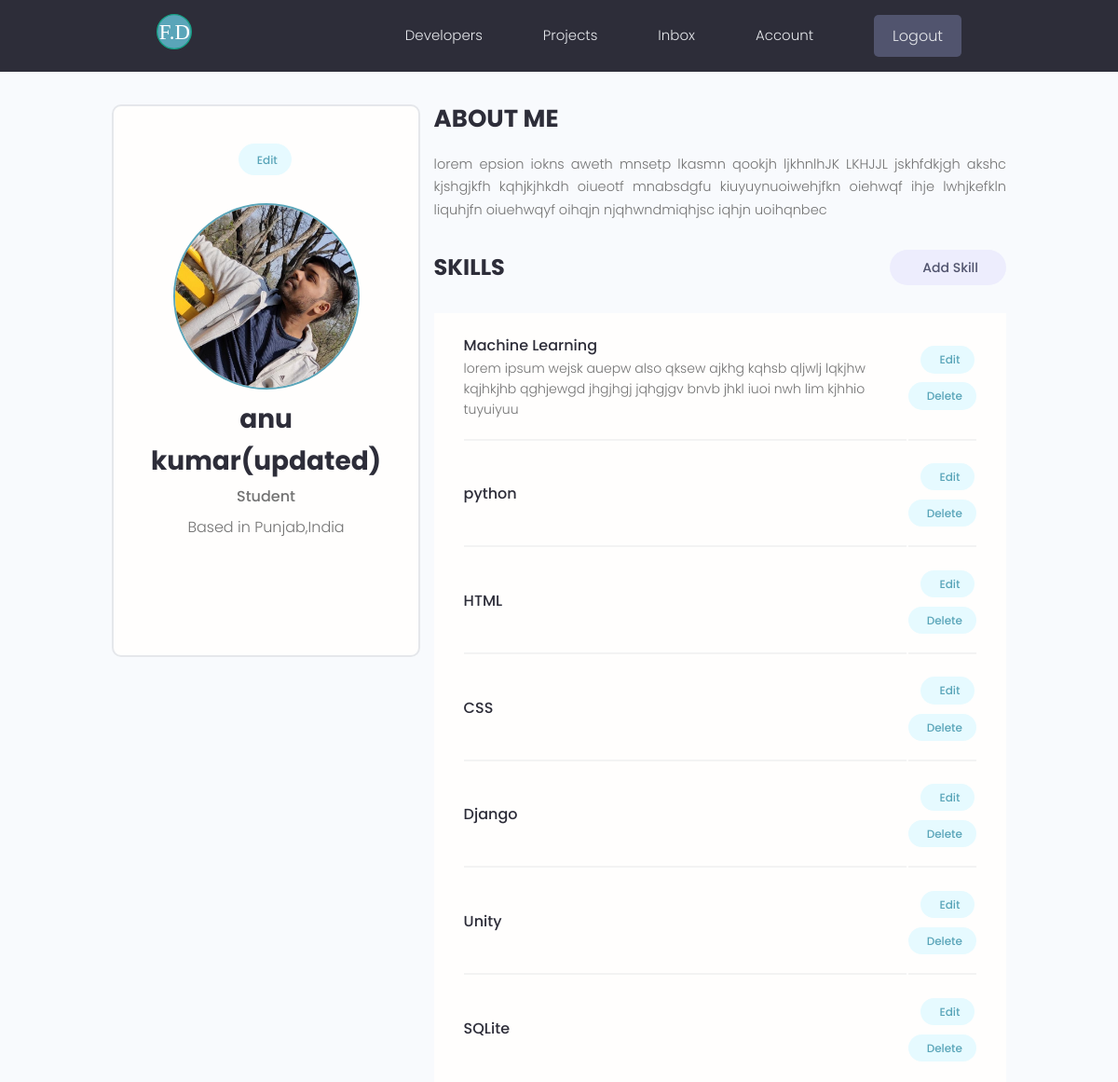
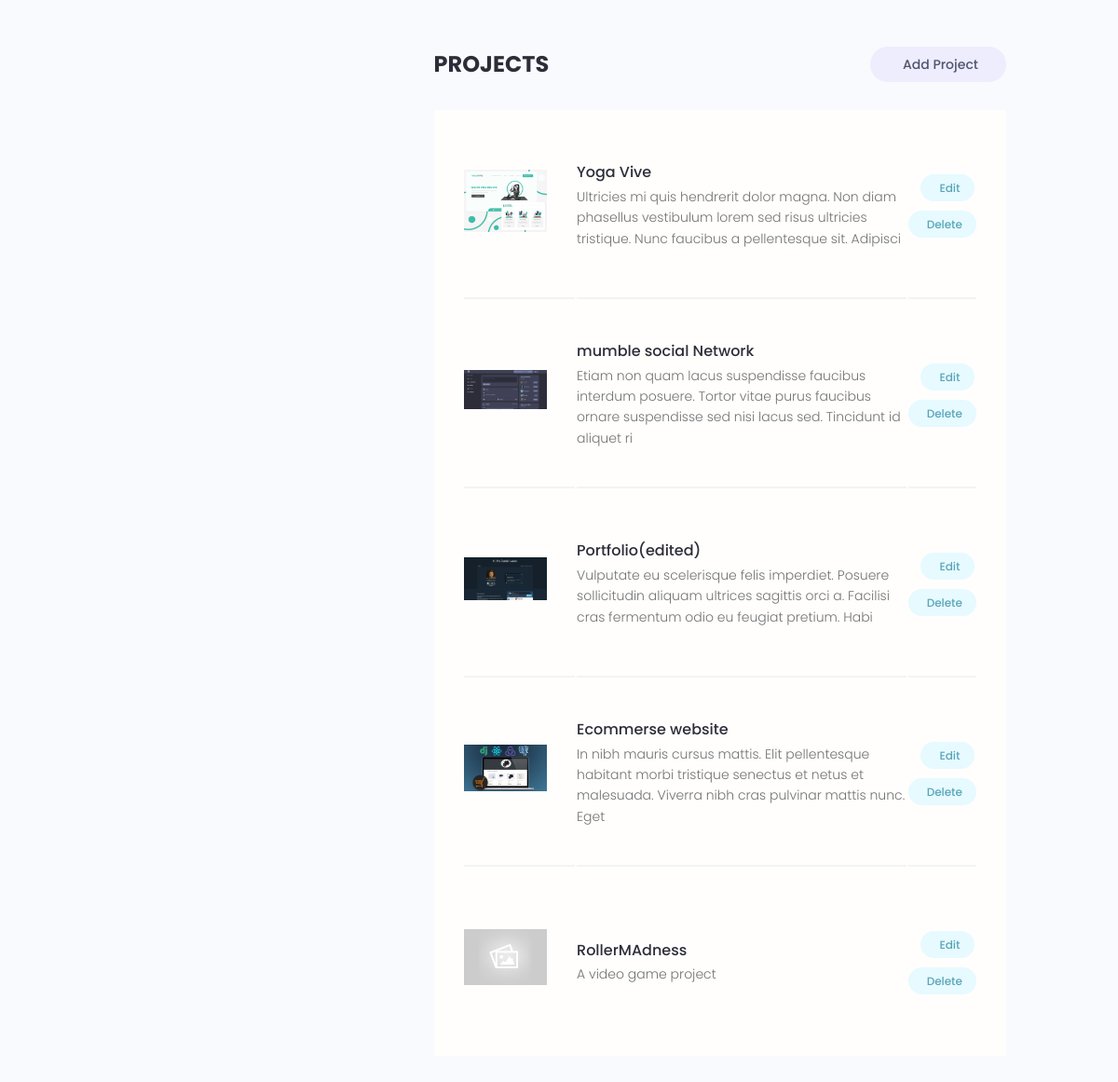
The app's page /account/ (signed in) with its own data (2 pictures, top to bottom).
### users/models.py (models this page shows, shortened)
class Profiles(models.Model):
    user = models.OneToOneField(User , on_delete = models.CASCADE ,null= True , blank=True)
    name = models.CharField(max_length=200 , blank=True ,null=True)
    email = models.EmailField(max_length=500 ,blank=True, null=True)
    username = models.CharField(max_length=200 , blank=True ,null=True)
    location = models.CharField(max_length=200 , blank=True ,null=True)
    short_intro = models.CharField(max_length=200 , blank=True ,null=True)
    bio = models.TextField(blank=True, null=True)
    profile_image = models.ImageField(null=True, blank =True ,upload_to ='profiles/',default='profiles/user-default.png')
    social_github = models.CharField(max_length=200,blank=True,null=True)
    social_twitter = models.CharField(max_length=200,blank=True,null=True)
    social_linkdin = models.CharField(max_length=200,blank=True,null=True)
    social_youtube = models.CharField(max_length=200,blank=True,null=True)
    social_website = models.CharField(max_length=200,blank=True,null=True)
    created = models.DateTimeField(auto_now_add=True)
    id = models.UUIDField(default=uuid.uuid4,unique=True,primary_key=True,editable=False)
    class Meta:
        ordering=['created']
    @property
    def imageURL(self):
        try:
            url = self.profile_image.url
        except:
            url=""
        return url

class Skill(models.Model):
    owner = models.ForeignKey(Profiles,on_delete=models.CASCADE,null=True,blank=True)
    name =  models.CharField(max_length=200,blank=True,null=True)
    description = models.TextField(null =True,blank=True)
    created = models.DateTimeField(auto_now_add=True)
    id = models.UUIDField(default=uuid.uuid4,unique=True,primary_key=True,editable=False)

### projects/models.py (models this page shows, shortened)
class Project(models.Model):
    owner =models.ForeignKey(Profiles, null=True , blank= True , on_delete=models.CASCADE)
    title = models.CharField(max_length=200)
    description = models.TextField(null=True,blank=True)
    featured_image=models.ImageField(null=True,blank=True,default='default.jpg')
    demo_link = models.CharField(max_length=2000 , null=True , blank=True)
    source_link = models.CharField(max_length=2000,null=True,blank=True)
    tags=models.ManyToManyField('Tag',blank=True)
    vote_total = models.IntegerField(default=0 ,null= True,blank=True)
    vote_ratio = models.IntegerField(default=0 ,null= True,blank=True)
    created = models.DateTimeField(auto_now_add=True)
    id = models.UUIDField(default=uuid.uuid4,unique=True,primary_key=True,editable=False)
    class Meta:
        ordering=['-vote_ratio','-vote_total','title']
    @property
    def imageURL(self):
        try:
            url = self.featured_image.url
        except:
            url=""
        return url

### users/views.py (the view)
# urls.py: path('account/',views.userAccount, name="account"),
@login_required(login_url='login')
def userAccount(request):
    profile = request.user.profiles
    skills = profile.skill_set.all()
    projects = profile.project_set.all()
    context={'profile':profile , 'skills':skills , 'projects':projects}
    return render(request , 'users/account.html', context )

### users/templates/users/account.html (shortened to what this page needs)
{% extends "main.html" %}
{% block content %}
  <main class="settingsPage profile my-md">
    <div class="container">
      <div class="layout">
        <div class="column column--1of3">
          <div class="card text-center">
            <div class="card__body dev">
              <a class="tag tag--pill tag--main settings__btn" href="{% url 'edit-account' %}"> Edit</a>
              <img class="avatar avatar--xl dev__avatar" src="{{profile.imageURL}}" />
              <h2 class="dev__name">{{profile.name}}</h2>
              <p class="dev__title">{{profile.short_intro}}</p>
              <p class="dev__location">Based in {{profile.location}}</p>
              <ul class="dev__social">
              </ul>
            </div>
          </div>
        </div>
        <div class="column column--2of3">
          <div class="devInfo">
            <h3 class="devInfo__title">About Me</h3>
            <p class="devInfo__about">
              {{profile.bio}}
          </div>
          <div class="settings">
            <h3 class="settings__title">Skills</h3>
            <a class="tag tag--pill tag--sub settings__btn tag--lg" href="{% url 'create-skill' %}"> Add Skill</a>
          </div>
          <table class="settings__table">
            {% for skill in skills %}
            <tr>
              <td class="settings__tableInfo">
                <h4>{{skill.name}}</h4>
                <p>
                  {{skill.description}}
                </p>
              </td>
              <td class="settings__tableActions">
                <a class="tag tag--pill tag--main settings__btn" href="{% url 'update-skill' skill.id %}"> Edit</a>
                <a class="tag tag--pill tag--main settings__btn" href="{% url 'delete-skill' skill.id %}?next=/account">
                  Delete</a>
              </td>
            </tr>
            {% endfor %}
          </table>
          <div class="settings">
            <h3 class="settings__title">Projects</h3>
            <a class="tag tag--pill tag--sub settings__btn tag--lg" href="{% url 'create-project' %}"> Add Project</a>
          </div>
          <table class="settings__table">
            {% for project in projects %}
            <tr>
              <td class="settings__thumbnail">
                <a href="{% url 'project' project.id %}"><img src="{{project.imageURL}}" alt="Project Thumbnail" /></a>
              </td>
              <td class="settings__tableInfo">
                <a href="{% url 'project' project.id %}">{{project.title}}</a>
                <p>
                  {{project.description|slice:"150"}}
                </p>
              </td>
              <td class="settings__tableActions">
                <a class="tag tag--pill tag--main settings__btn" href="{% url 'update-project' project.id %}"> Edit</a>
                <a class="tag tag--pill tag--main settings__btn" href="{% url 'delete-project' project.id %}?next=/account">
                  Delete</a>
              </td>
            </tr>
            {% endfor %}
          </table>
        </div>
      </div>
    </div>
  </main>
  {% endblock %}

### static/styles/app.css (style rules this page uses)
:root { --color-sub: #2d2d39; }
.card { border: 2px solid var(--color-light); }
img { width: 100%; }
.profile .card > .dev { padding: 4rem; }
.dev__avatar { display: block; margin: auto; }
.dev__name { color: var(--color-sub); font-size: 2.8rem; font-weight: 700; margin-top: 1rem; margin-bottom: 0.5rem; }
.dev__title { font-size: 1.6rem; font-weight: 500; line-height: 1.3; }
.dev__location { margin-top: 1rem; }
.dev__social { margin: 3rem 0; list-style: none; display: flex; justify-content: center; gap: 1.5rem; }
.devInfo { margin-bottom: 3rem; }
.devInfo__title, .devInfo__subtitle { font-size: 2.6rem; color: var(--color-sub); text-transform: uppercase; font-weight: 700; margin-bottom: 1.5rem; }
.devInfo__about, .devSkill__info { font-size: 1.45rem; line-height: 1.7; text-align: justify; }
.settingsPage .dev > .settings__btn { display: inline-block; margin-bottom: 3rem; }
.settings { display: flex; justify-content: space-between; align-items: center; }
.settings__title { font-size: 2.4rem; text-transform: uppercase; font-weight: 700; color: var(--color-sub); }
.settings__table { margin-top: 3rem; margin-bottom: 5rem; padding: 0 3rem; background: var(--color-white); }
.settings__table tr { width: 100%; }
.settings__table tr > td { padding: 2rem 0; }
.settings__table tr:not(:last-child) td { border-bottom: 2px solid var(--color-white-light); }
.settings__thumbnail { width: 23%; min-width: 10rem; }
.settings__thumbnail img { padding-right: 3rem; height: 15rem; object-fit: contain; }
.settings__tableInfo { width: 100%; }
.settings__tableInfo h4, .settings__tableInfo a { padding-right: 1rem; width: auto; font-size: 1.6rem; font-weight: 500; color: var(--color-sub); }
.settings__tableInfo p { font-size: 1.4rem; }
.settings__tableActions { text-align: right; }

### static/uikit/styles/modules/_variables.css (style rules this page uses)
:root { --color-main: #5aa5b9; --color-main-light: #e6faff; --color-sub: #3f4156; --color-sub-light: #51546e; --color-sub-lighter: #ededfd; --color-text: #737373; --color-gray: #8b8b8b; --color-light: #e5e7eb; --color-light-gray: #767676; --color-bg: #f8fafd; --color-white: #fffefd; --color-white-light: #f3f3f3; --color-success: #359e64; --color-success-bg: #def8e8; --color-error: #fc4b0b; --color-error-bg: #fff2ee; --font-base: 'Poppins', arial, helvetica, 'Segoe UI', roboto, ubuntu, sans-serif; --font-monospace: 'Fira Code', 'Courier New', courier, monospace; --font-regular: 300; --font-medium: 500; --font-bold: 700; --generic-shadow: 1px 1px 5px #00000010; --generic-transition: all 0.3s ease-in-out; }

### static/uikit/styles/modules/_base.css (style rules this page uses)
* { margin: 0; padding: 0; box-sizing: border-box; text-rendering: optimizeLegibility; color: inherit; font-size: inherit; }
html { font-size: 50%; }
@media only screen and (min-width: 480px) { html { font-size: 56.25%; } }
@media only screen and (min-width: 1200px) { html { font-size: 62.5%; } }
body { line-height: 1.6; font-weight: 400; font-size: 1.5rem; color: var(--color-text); background-color: var(--color-bg); min-height: 100vh; }

### static/uikit/styles/modules/_typography.css (style rules this page uses)
* { font-family: var(--font-base); }
h2 { font-size: 3.6rem; font-weight: var(--font-bold); }
h3 { font-size: 3.2rem; font-weight: var(--font-medium); }
h4 { font-size: 2.8rem; font-weight: var(--font-medium); }
p, span, strong { font-size: 1.6rem; color: var(--color-text); font-weight: var(--font-regular); }
a { padding-bottom: 2px; text-decoration: none; display: inline-block; color: var(--color-main); font-weight: var(--font-medium); }

### static/uikit/styles/modules/_utilities.css (style rules this page uses)
.container { width: 92%; max-width: 165rem; margin: 0 auto; box-sizing: border-box; }
@media screen and (min-width: 1000px) { .container { width: 90%; } }
@media screen and (min-width: 1200px) { .container { width: 80%; } }
.text-center { text-align: center; }
.my-md { margin: 3rem auto; }

### static/uikit/styles/modules/_avatar.css (style rules this page uses)
.avatar { border-radius: 50%; border: 2px solid var(--color-main); object-fit: cover; }
.avatar--xl { height: 20rem; width: 20rem; }

### static/uikit/styles/modules/_card.css (style rules this page uses)
.card { border-radius: 1rem; background-color: var(--color-white); border: 1.5px solid var(--color-light); width: auto; height: auto; margin-top: 0.5rem; margin-bottom: 0.5rem; overflow: hidden; }
.card__body, .card__header { padding: 2rem 2.5rem; }

### static/uikit/styles/modules/_layout.css (style rules this page uses)
.layout { display: flex; flex-flow: row wrap; justify-content: space-between; }
.layout > .column { margin-bottom: 3rem; }
.layout > .column.column--1of3 { flex-basis: 30%; }
.layout > .column.column--2of3 { flex-basis: 64%; }

### records on screen
Profiles: imageURL (picture), name "anu kumar(updated)", short_intro "Student", location "Punjab,India", bio "lorem epsion iokns aweth mnsetp lkasmn qookjh ljkhnlhJK LKHJJL jskhfdkjgh akshc kjshgjkfh kqhjkjhkdh oiueotf mnabsdgfu kiuyuynuoiwehjfkn oiehwqf ihje lwhjkefkln liquhjfn oiuehwqyf oihqjn njqhwndmiqhjsc iqhjn uoihqnbec"
Skill: name "Machine Learning", description "lorem ipsum wejsk auepw also qksew ajkhg kqhsb qljwlj lqkjhw kqjhkjhb qghjewgd jhgjhgj jqhgjgv bnvb jhkl iuoi nwh lim kjhhio tuyuiyuu"
Skill: name "python"
Skill: name "HTML"
Skill: name "CSS"
Skill: name "Django"
Skill: name "Unity"
Skill: name "SQLite"
Project: imageURL (picture), title "Yoga Vive", description "Ultricies mi quis hendrerit dolor magna. Non diam phasellus vestibulum lorem sed risus ultricies tristique. Nunc faucibus a pellentesque sit. Adipisci"
Project: imageURL (picture), title "mumble social Network", description "Etiam non quam lacus suspendisse faucibus interdum posuere. Tortor vitae purus faucibus ornare suspendisse sed nisi lacus sed. Tincidunt id aliquet ri"
Project: imageURL (picture), title "Portfolio(edited)", description "Vulputate eu scelerisque felis imperdiet. Posuere sollicitudin aliquam ultrices sagittis orci a. Facilisi cras fermentum odio eu feugiat pretium. Habi"
Project: imageURL (picture), title "Ecommerse website", description "In nibh mauris cursus mattis. Elit pellentesque habitant morbi tristique senectus et netus et malesuada. Viverra nibh cras pulvinar mattis nunc. Eget"
Project: imageURL (placeholder picture), title "RollerMAdness", description "A video game project"
